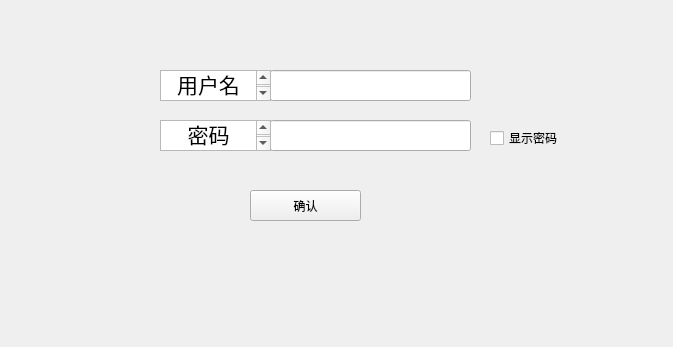
<?xml version="1.0" encoding="UTF-8"?>
<ui version="4.0">
 <class>Log</class>
 <widget class="QWidget" name="Log">
  <property name="geometry">
   <rect>
    <x>0</x>
    <y>0</y>
    <width>673</width>
    <height>347</height>
   </rect>
  </property>
  <property name="windowTitle">
   <string>Form</string>
  </property>
  <widget class="QLineEdit" name="lineEdit">
   <property name="geometry">
    <rect>
     <x>270</x>
     <y>70</y>
     <width>201</width>
     <height>31</height>
    </rect>
   </property>
  </widget>
  <widget class="QLineEdit" name="lineEdit_2">
   <property name="geometry">
    <rect>
     <x>270</x>
     <y>120</y>
     <width>201</width>
     <height>31</height>
    </rect>
   </property>
  </widget>
  <widget class="QTextBrowser" name="textBrowser">
   <property name="geometry">
    <rect>
     <x>160</x>
     <y>70</y>
     <width>111</width>
     <height>31</height>
    </rect>
   </property>
   <property name="html">
    <string>&lt;!DOCTYPE HTML PUBLIC &quot;-//W3C//DTD HTML 4.0//EN&quot; &quot;http://www.w3.org/TR/REC-html40/strict.dtd&quot;&gt;
&lt;html&gt;&lt;head&gt;&lt;meta name=&quot;qrichtext&quot; content=&quot;1&quot; /&gt;&lt;meta charset=&quot;utf-8&quot; /&gt;&lt;style type=&quot;text/css&quot;&gt;
p, li { white-space: pre-wrap; }
hr { height: 1px; border-width: 0; }
li.unchecked::marker { content: &quot;\2610&quot;; }
li.checked::marker { content: &quot;\2612&quot;; }
&lt;/style&gt;&lt;/head&gt;&lt;body style=&quot; font-family:'Microsoft YaHei UI'; font-size:9pt; font-weight:400; font-style:normal;&quot;&gt;
&lt;p align=&quot;center&quot; style=&quot; margin-top:0px; margin-bottom:0px; margin-left:0px; margin-right:0px; -qt-block-indent:0; text-indent:0px;&quot;&gt;&lt;span style=&quot; font-size:16pt;&quot;&gt;用户名&lt;/span&gt;&lt;/p&gt;&lt;/body&gt;&lt;/html&gt;</string>
   </property>
  </widget>
  <widget class="QTextBrowser" name="textBrowser_2">
   <property name="geometry">
    <rect>
     <x>160</x>
     <y>120</y>
     <width>111</width>
     <height>31</height>
    </rect>
   </property>
   <property name="html">
    <string>&lt;!DOCTYPE HTML PUBLIC &quot;-//W3C//DTD HTML 4.0//EN&quot; &quot;http://www.w3.org/TR/REC-html40/strict.dtd&quot;&gt;
&lt;html&gt;&lt;head&gt;&lt;meta name=&quot;qrichtext&quot; content=&quot;1&quot; /&gt;&lt;meta charset=&quot;utf-8&quot; /&gt;&lt;style type=&quot;text/css&quot;&gt;
p, li { white-space: pre-wrap; }
hr { height: 1px; border-width: 0; }
li.unchecked::marker { content: &quot;\2610&quot;; }
li.checked::marker { content: &quot;\2612&quot;; }
&lt;/style&gt;&lt;/head&gt;&lt;body style=&quot; font-family:'Microsoft YaHei UI'; font-size:9pt; font-weight:400; font-style:normal;&quot;&gt;
&lt;p align=&quot;center&quot; style=&quot; margin-top:0px; margin-bottom:0px; margin-left:0px; margin-right:0px; -qt-block-indent:0; text-indent:0px;&quot;&gt;&lt;span style=&quot; font-size:16pt;&quot;&gt;密码&lt;/span&gt;&lt;/p&gt;&lt;/body&gt;&lt;/html&gt;</string>
   </property>
  </widget>
  <widget class="QPushButton" name="pushButton">
   <property name="geometry">
    <rect>
     <x>250</x>
     <y>190</y>
     <width>111</width>
     <height>31</height>
    </rect>
   </property>
   <property name="text">
    <string>确认</string>
   </property>
  </widget>
  <widget class="QCheckBox" name="checkBox">
   <property name="geometry">
    <rect>
     <x>490</x>
     <y>130</y>
     <width>71</width>
     <height>16</height>
    </rect>
   </property>
   <property name="text">
    <string>显示密码</string>
   </property>
  </widget>
 </widget>
 <resources/>
 <connections/>
</ui>
